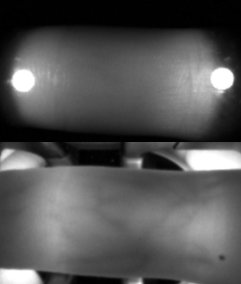
//> input picture r-mittel2.bmp, 241 x 284 px
$ ./veinscan r-mittel2.bmp out.png   (built with g++ and OpenCV 4)
//> lines starting //> are read from the running program, lines starting //| are printed output that depends on the picture
//> further down, _inputImage is the input picture: 284 rows x 241 cols, CV_8UC1; min 0, max 255, mean 84.1


#include <opencv2/imgcodecs.hpp>
#include <opencv2/imgproc/imgproc.hpp>
#include <opencv2/core/core.hpp>

#include <iostream>
#include <vector>
#include <array>

typedef uint8_t Pixel;


class VeinScan {
public:
    cv::Mat scan(const cv::Mat& _input) const {
        auto&& _filter = filter();

        using namespace cv;

        size_t _filterSize = _filter.size(); // = 7
        int _k = (_filterSize - 1) / 2;  // = 3

        Mat _output(_input.rows / 2, _input.cols, CV_8U) ;


        /// Apply Histogram Equalization
        Mat _eq(_input,Rect(0,_input.rows/2,_input.cols,_input.rows/2));
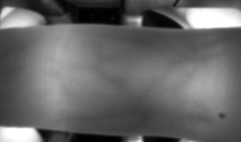
//> _eq: 142 rows x 241 cols, CV_8UC1; min 0, max 255, mean 103
        equalizeHist( _eq, _eq );
        Mat _eq2, _eq3;
        GaussianBlur(_eq,_eq2, Size(5,5),0,0);
        medianBlur(_eq2,_eq, 5);
        GaussianBlur(_eq2,_eq,Size(17,17),0,0);
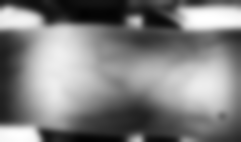
//> _eq: 142 rows x 241 cols, CV_8UC1; min 2, max 255, mean 128.3
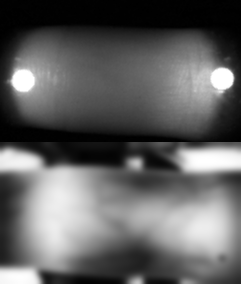
//> _input: 284 rows x 241 cols, CV_8UC1; min 0, max 255, mean 96.8

        for( int i = _k; i < _eq.rows- _k; ++i) {
            for( int j = _k; j < _eq.cols -_k; ++j ) {
                auto _inputPix = _eq.template at<Pixel>(i,j );
                auto _inputPix2 = _eq2.template at<Pixel>(i,j );
                _output.template at<Pixel>(i,j) = saturate_cast<Pixel>(128*(_inputPix - _inputPix2)-96) ;
            }
        }
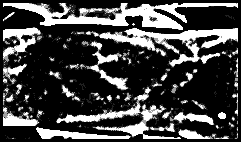
//> _output: 142 rows x 241 cols, CV_8UC1; min 0, max 255, mean 68.2
        dilate(_output,_output,Mat(),Point(-1,-1));
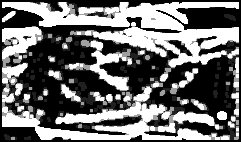
//> _output: 142 rows x 241 cols, CV_8UC1; min 0, max 255, mean 110.6
        erode(_output,_output,Mat(),Point(-1,-1));
        medianBlur(_output,_eq, 3);
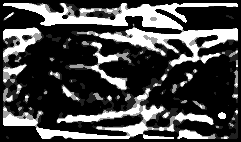
//> _eq: 142 rows x 241 cols, CV_8UC1; min 0, max 255, mean 70.2
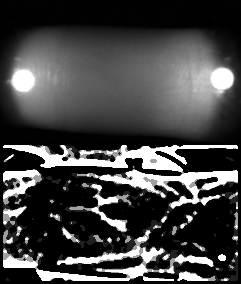
//> _input: 284 rows x 241 cols, CV_8UC1; min 0, max 255, mean 67.7
    //    equalizeHist( _output, _output );

        return _eq;
    }

private:
    static std::vector<int> filter() {
        return { 26, 8, -18, -32 , -18, 8, 26};
    }


};


int main(int argc, char* argv[]) {
    std::cout << "Vein Scan!" << std::endl;

    using namespace cv;

    if (argc < 3) {
        std::cout << "Usage: " << std::endl;
        std::cout << "./veinscan <input> <output>" << std::endl;
        return EXIT_FAILURE;
    }

    std::string _input(argv[1]);
    std::string _output(argv[2]);


    std::cout << "Input file: " << _input << std::endl;
    std::cout << "Output file: " << _output << std::endl;

    cv::Mat _inputImage = cv::imread(_input,0);

    VeinScan _veinScan;
    auto _outputImage = _veinScan.scan(_inputImage);

    cv::imwrite(_output,_outputImage);

    return EXIT_SUCCESS;
}

$ run again, on scan0384.bmp
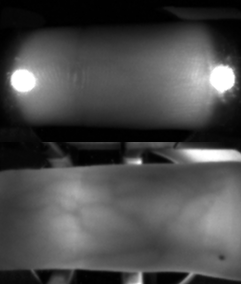
//> input picture scan0384.bmp, 241 x 284 px
//> _inputImage is the input picture: 284 rows x 241 cols, CV_8UC1; min 0, max 255, mean 74.2
//> after the loop in scan, `for( int i = _k; i < _eq.rows- _k; ++i)`:
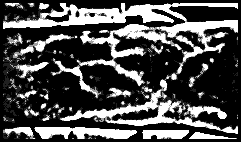
//> _output: 142 rows x 241 cols, CV_8UC1; min 0, max 255, mean 77.3
//> in scan, `medianBlur(_output,_eq, 3);`:
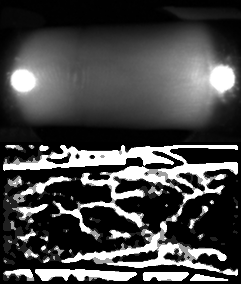
//> _input: 284 rows x 241 cols, CV_8UC1; min 0, max 255, mean 70.6
